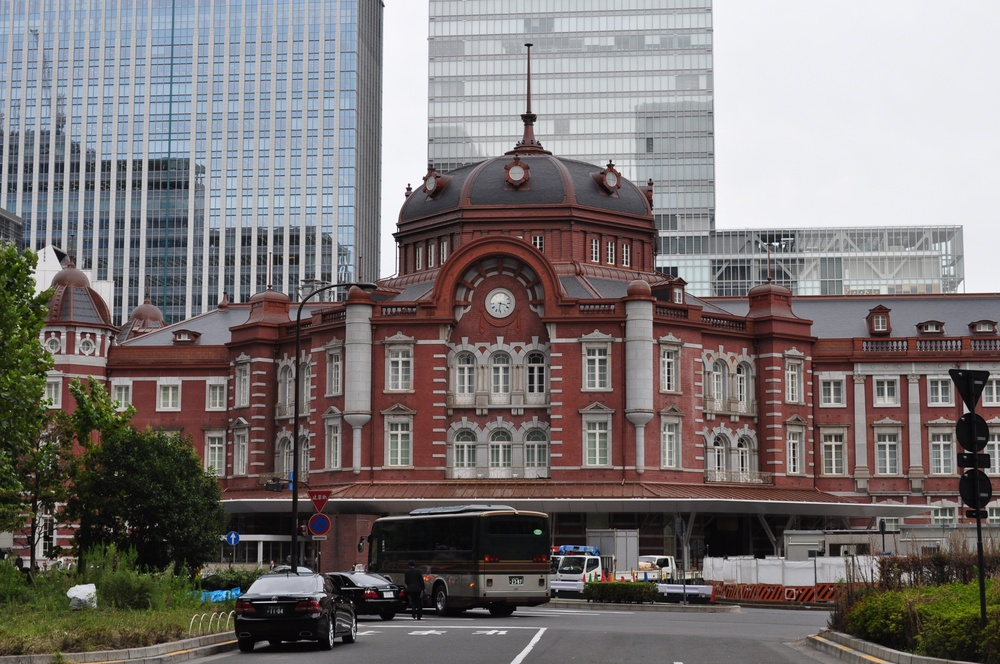
#> input picture tokyo.jpg, 1000 x 664 px, shrunk from 3216 x 2136 before the run, found by its file name
$ python affine2.py
#> lines starting #> are read from the running program, lines starting #| are printed output that depends on the picture
#-*- coding:utf-8 -*-
import cv2
import numpy as np

def main():
    # 入力画像の読み込み
    img = cv2.imread("tokyo.jpg",cv2.IMREAD_COLOR)
#> img is the input picture: shape (664, 1000, 3); mean B, G, R 116.5, 117, 122.9

    for m in range(1,6):

        # 画像のサイズ取得
        size = tuple([img.shape[1], img.shape[0]])

        # 回転の中心座標（画像の中心）
        center = tuple([int(size[0]/2), int(size[1]/2)])

        # 回転角度・拡大率
        angle1, scale = 10*m, 1.0
        angle2, scale = -10*m, 1.0

        # 回転行列の計算
        R1 = cv2.getRotationMatrix2D(center, angle1, scale)
        R2 = cv2.getRotationMatrix2D(center, angle2, scale)

        # アフィン変換
        dst1 = cv2.warpAffine(img, R1, size, flags=cv2.INTER_CUBIC)
        dst2 = cv2.warpAffine(img, R2, size, flags=cv2.INTER_CUBIC)

        # 結果を出力
        cv2.imwrite("tokyo{}.jpg".format(2*m-1), dst1)
        cv2.imwrite("tokyo{}.jpg".format(2*m), dst2)
#> this loop made 5 passes
#> pass 1, in main, `dst1 = cv2.warpAffine(img, R1, size, flags=cv2.INTER_CUBIC)`:
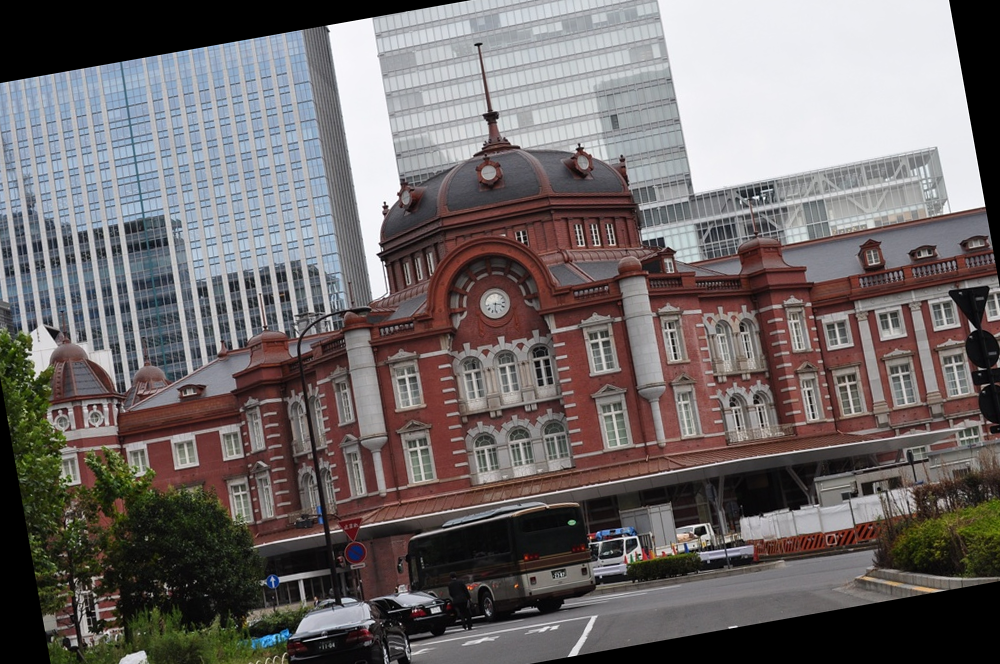
#> dst1: shape (664, 1000, 3); mean B, G, R 105.5, 105.5, 111.4
#> pass 1, in main, `dst2 = cv2.warpAffine(img, R2, size, flags=cv2.INTER_CUBIC)`:
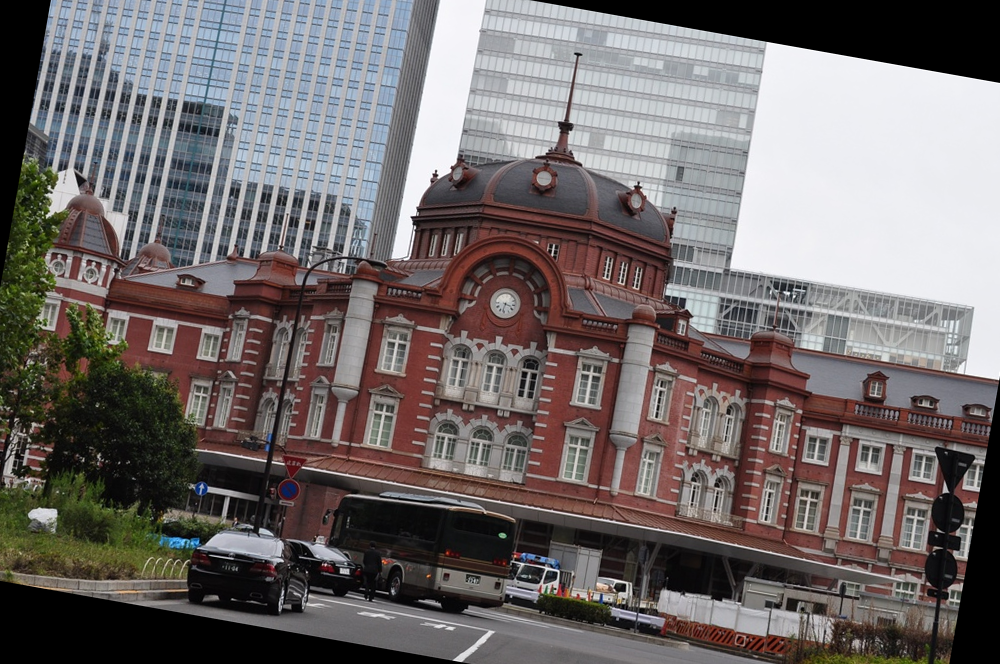
#> dst2: shape (664, 1000, 3); mean B, G, R 106, 106.4, 112.6
#> pass 2, in main, `dst1 = cv2.warpAffine(img, R1, size, flags=cv2.INTER_CUBIC)`:
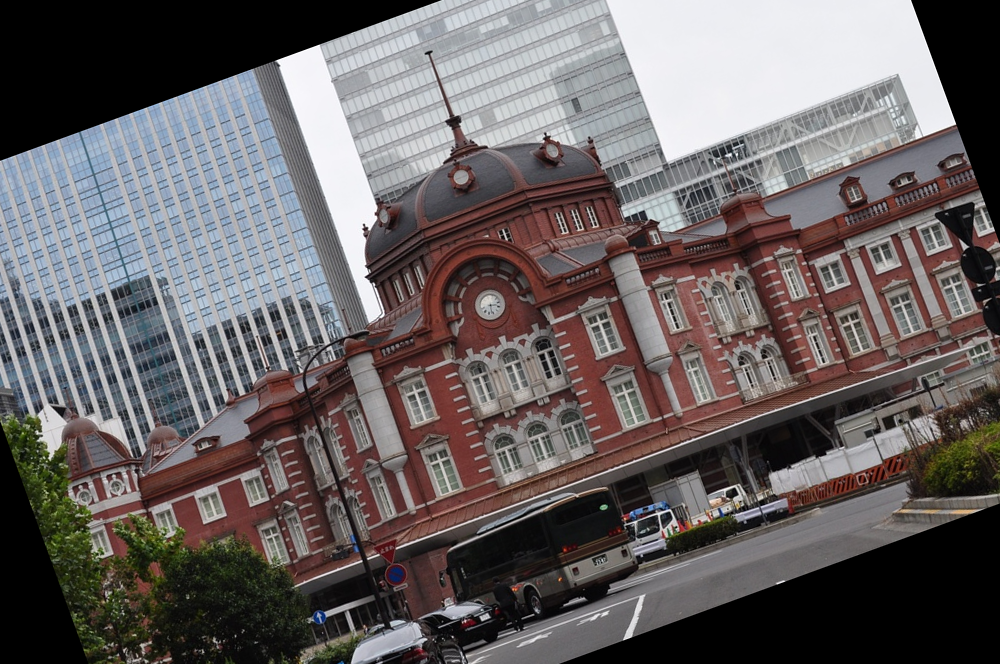
#> dst1: shape (664, 1000, 3); mean B, G, R 97.6, 97.2, 103.3
#> pass 2, in main, `dst2 = cv2.warpAffine(img, R2, size, flags=cv2.INTER_CUBIC)`:
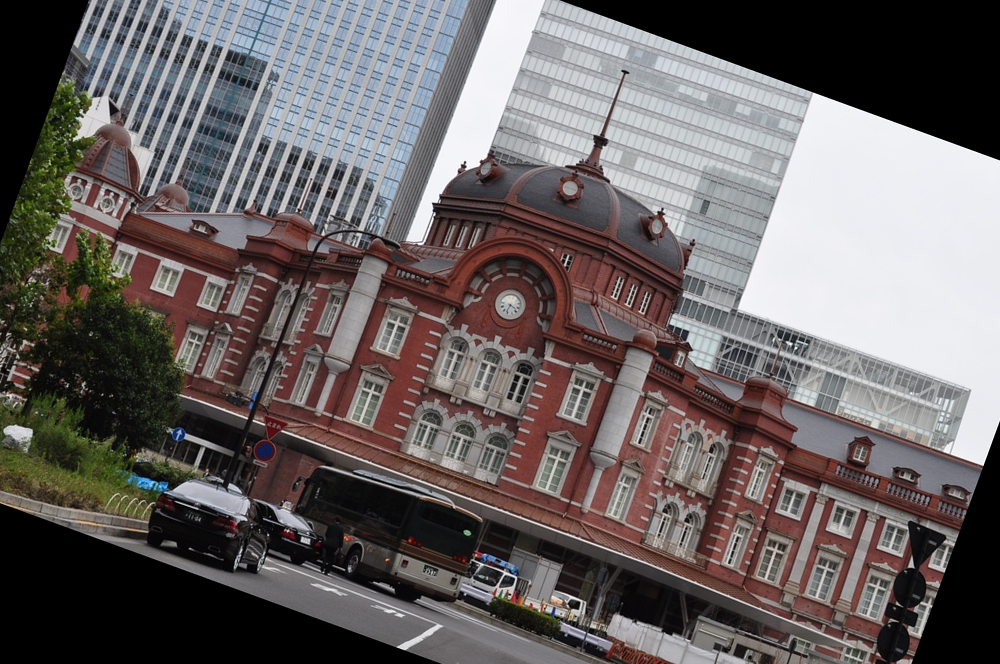
#> dst2: shape (664, 1000, 3); mean B, G, R 98.4, 98.8, 105


if __name__ == "__main__":
    main()
